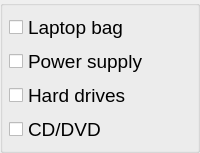
    <widget class="QGroupBox" name="groupBox_2">
     <property name="sizePolicy">
      <sizepolicy hsizetype="MinimumExpanding" vsizetype="Preferred">
       <horstretch>0</horstretch>
       <verstretch>0</verstretch>
      </sizepolicy>
     </property>
     <property name="title">
      <string/>
     </property>
     <layout class="QGridLayout" name="gridLayout_7">
      <property name="leftMargin">
       <number>6</number>
      </property>
      <property name="topMargin">
       <number>6</number>
      </property>
      <property name="rightMargin">
       <number>6</number>
      </property>
      <property name="bottomMargin">
       <number>6</number>
      </property>
      <property name="spacing">
       <number>4</number>
      </property>
      <item row="0" column="0">
       <widget class="QCheckBox" name="checkBox_bag">
        <property name="minimumSize">
         <size>
          <width>0</width>
          <height>30</height>
         </size>
        </property>
        <property name="font">
         <font>
          <pointsize>14</pointsize>
         </font>
        </property>
        <property name="focusPolicy">
         <enum>Qt::ClickFocus</enum>
        </property>
        <property name="text">
         <string>Laptop bag</string>
        </property>
        <property name="icon">
         <iconset resource="../../resources.qrc">
          <normaloff>:/PNG/IMG/bag.png</normaloff>:/PNG/IMG/bag.png</iconset>
        </property>
        <property name="iconSize">
         <size>
          <width>30</width>
          <height>30</height>
         </size>
        </property>
       </widget>
      </item>
      <item row="1" column="0">
       <widget class="QCheckBox" name="checkBox_power_supply">
        <property name="minimumSize">
         <size>
          <width>0</width>
          <height>30</height>
         </size>
        </property>
        <property name="font">
         <font>
          <pointsize>14</pointsize>
         </font>
        </property>
        <property name="focusPolicy">
         <enum>Qt::ClickFocus</enum>
        </property>
        <property name="text">
         <string>Power supply</string>
        </property>
        <property name="icon">
         <iconset resource="../../resources.qrc">
          <normaloff>:/PNG/IMG/power.png</normaloff>:/PNG/IMG/power.png</iconset>
        </property>
        <property name="iconSize">
         <size>
          <width>30</width>
          <height>30</height>
         </size>
        </property>
       </widget>
      </item>
      <item row="2" column="0">
       <widget class="QCheckBox" name="checkBox_disks">
        <property name="minimumSize">
         <size>
          <width>0</width>
          <height>30</height>
         </size>
        </property>
        <property name="font">
         <font>
          <pointsize>14</pointsize>
         </font>
        </property>
        <property name="focusPolicy">
         <enum>Qt::ClickFocus</enum>
        </property>
        <property name="text">
         <string>Hard drives</string>
        </property>
        <property name="icon">
         <iconset resource="../../resources.qrc">
          <normaloff>:/PNG/IMG/disc.png</normaloff>:/PNG/IMG/disc.png</iconset>
        </property>
        <property name="iconSize">
         <size>
          <width>30</width>
          <height>30</height>
         </size>
        </property>
       </widget>
      </item>
      <item row="3" column="0">
       <widget class="QCheckBox" name="checkBox_cd_dvd">
        <property name="minimumSize">
         <size>
          <width>0</width>
          <height>30</height>
         </size>
        </property>
        <property name="font">
         <font>
          <pointsize>14</pointsize>
         </font>
        </property>
        <property name="focusPolicy">
         <enum>Qt::ClickFocus</enum>
        </property>
        <property name="text">
         <string>CD/DVD</string>
        </property>
        <property name="icon">
         <iconset resource="../../resources.qrc">
          <normaloff>:/PNG/IMG/cd.png</normaloff>:/PNG/IMG/cd.png</iconset>
        </property>
        <property name="iconSize">
         <size>
          <width>30</width>
          <height>30</height>
         </size>
        </property>
       </widget>
      </item>
     </layout>
    </widget>
